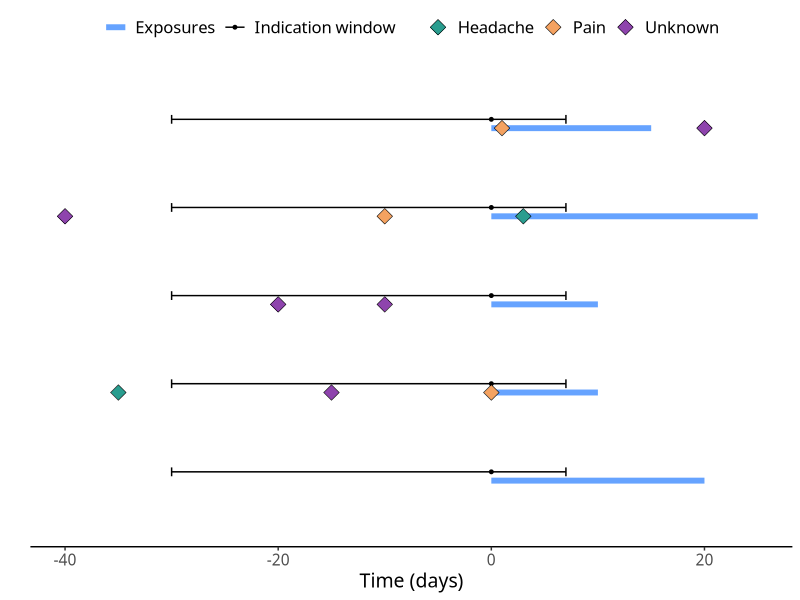

The R source for this figure: (Note: this script raises an error after producing the figure.)

cole <- "#66A3FF"
colw <- "black"
colh <- "#2A9D8F"
colp <- "#F4A261"
colu <- "#8E44AD"

exposures <- dplyr::tibble(
  person_id = 1:5L,
  start = c(0, 0, 0, 0, 0),
  end = c(20, 10, 10, 25, 15),
  type = "Exposures"
)
headache <- dplyr::tibble(
  person_id = c(4, 2),
  x = c(3, -35)
)
pain <- dplyr::tibble(
  person_id = c(2, 4, 5),
  x = c(0, -10, 1)
)
unknown <- dplyr::tibble(
  person_id = c(2, 3, 3, 4, 5),
  x = c(-15, -10, -20, -40, 20)
)

headache <- headache |>
  dplyr::inner_join(exposures, by = "person_id") |>
  dplyr::mutate(x = x + start, type = "Headache") |>
  dplyr::select(!c("start", "end"))
pain <- pain |>
  dplyr::inner_join(exposures, by = "person_id") |>
  dplyr::mutate(x = x + start, type = "Pain") |>
  dplyr::select(!c("start", "end"))
unknown <- unknown |>
  dplyr::inner_join(exposures, by = "person_id") |>
  dplyr::mutate(x = x + start, type = "Unknown") |>
  dplyr::select(!c("start", "end"))

window <- c(-30, 7)
windows <- exposures |>
  dplyr::select("person_id", x = "start") |>
  dplyr::mutate(
    xmin = x + window[1],
    xmax = x + window[2],
    type = "Indication window",
    person_id = person_id + 0.1
  )

exposures <- exposures |>
  tidyr::pivot_longer(c("start", "end"), names_to = NULL, values_to = "x")

p <- ggplot2::ggplot() +
  # exposures
  ggplot2::geom_line(
    mapping = ggplot2::aes(x = x, y = person_id, group = person_id, color = type),
    data = exposures,
    size = 2,
    inherit.aes = FALSE
  ) +
  # windows
  ggplot2::geom_point(
    mapping = ggplot2::aes(x = x, y = person_id, group = person_id, color = type),
    data = windows,
    size = 1,
    inherit.aes = FALSE
  ) +
  ggplot2::geom_errorbar(
    mapping = ggplot2::aes(xmin = xmin, xmax = xmax, y = person_id, group = person_id, color = type),
    data = windows,
    size = 0.5,
    width = 0.1,
    inherit.aes = FALSE
  ) +
  # headache
  ggplot2::geom_point(
    mapping = ggplot2::aes(x = x, y = person_id, group = person_id, fill = type),
    data = headache,
    size = 4,
    shape = 23,
    stroke = 0.3,
    colour = "black",
    inherit.aes = FALSE
  ) +
  # pain
  ggplot2::geom_point(
    mapping = ggplot2::aes(x = x, y = person_id, group = person_id, fill = type),
    data = pain,
    size = 4,
    shape = 23,
    stroke = 0.3,
    colour = "black",
    inherit.aes = FALSE
  ) +
  # unknown
  ggplot2::geom_point(
    mapping = ggplot2::aes(x = x, y = person_id, group = person_id, fill = type),
    data = unknown,
    size = 4,
    shape = 23,
    stroke = 0.3,
    colour = "black",
    inherit.aes = FALSE
  ) +
  # legend
  ggplot2::scale_color_manual(
    name = NULL,
    values = c("Exposures" = cole, "Indication window" = colw)
  ) +
  ggplot2::scale_fill_manual(
    name = NULL,
    values = c("Headache" = colh, "Pain" = colp, "Unknown" = colu)
  ) +
  ggplot2::scale_y_continuous(breaks = NULL, name = "", limits = c(0.5, 5.5)) +
  ggplot2::scale_x_continuous(name = "Time (days)") +
  ggplot2::theme(
    legend.position = "top",
    axis.line.x = ggplot2::element_line(linewidth = 0.5),
    legend.text = ggplot2::element_text(size = 12),
    plot.background = ggplot2::element_rect(fill = "white", color = NA),
    panel.background = ggplot2::element_rect(fill = "white", color = NA),
    text = ggplot2::element_text(size = 14, family = "Graphik")
  )

p

ggplot2::ggsave(
  filename = "./Figures/Diagram2.png",
  plot = p,
  width = 662*3,
  height = 426*3,
  units = "px",
  dpi = 300
)
